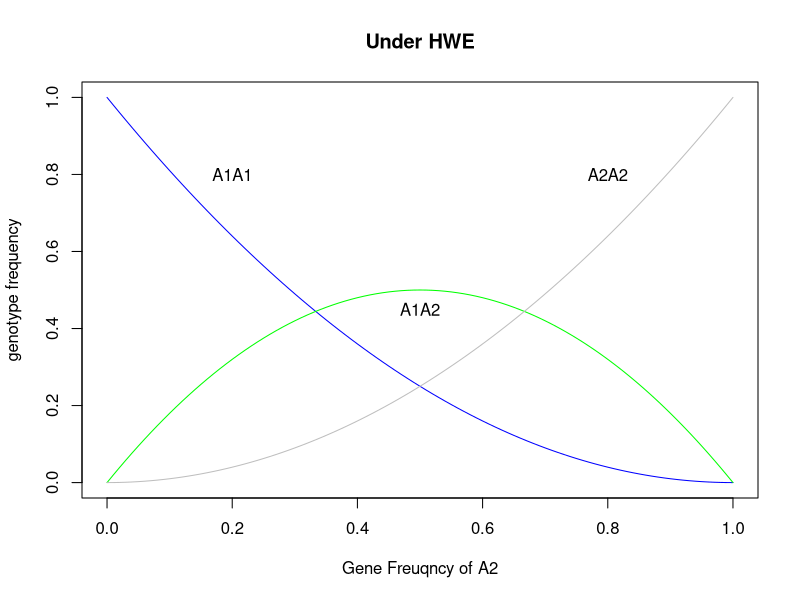
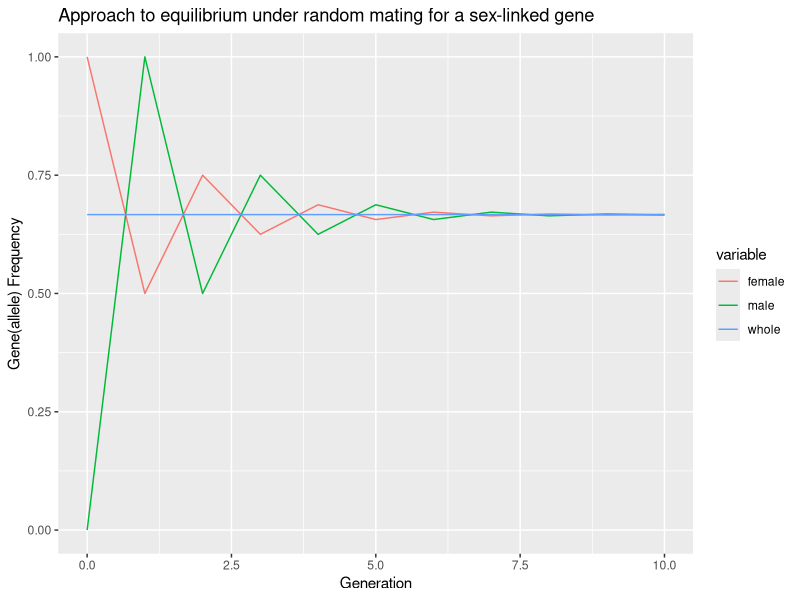

Generate these figures, in order, with R:
## ---- chunk 1
p = seq(0,1,0.01)
plot(p, (1-p)^2, ylab = "genotype frequency", xlab="Gene Freuqncy of A2", main="Under HWE",type="l", col="blue")
lines(p, 2*p*(1-p), col="green")
lines(p, p^2, col="grey")
text(0.2,0.8,"A1A1")
text(0.5,0.45,"A1A2")
text(0.8,0.8,"A2A2")
## ---- chunk 2
GetGeneFreq_whole = function(pf, pm){
  ### We assume the number of males and females are equal in the population
  return(2/3*pf + 1/3*pm)
}
GetGeneFreq_sex_next = function(pf,pm){
  pm_next = pf
  pf_next = 1/2*(pm+pf)
  return(c(pf_next, pm_next))
}
data = c()
pf = 1; pm = 0; gene=0
data = rbind(data, data.frame(gene=gene, female=pf, male=pm, whole=GetGeneFreq_whole(pf,pm)))
for(gene in 1:10){
  pfm = GetGeneFreq_sex_next(pf,pm)
  pf = pfm[1]; pm=pfm[2]
  data = rbind(data, data.frame(gene=gene, female=pf, male=pm, whole=GetGeneFreq_whole(pf,pm)))
}
library(ggplot2)
library(reshape2)
data.melt = melt(data, id.vars = "gene")
ggplot(data.melt, aes(x=gene, y=value,colour=variable), group = variable) + geom_line() +
  ggtitle("Approach to equilibrium under random mating for a sex-linked gene") + 
  xlab("Generation") +
  ylab("Gene(allele) Frequency")
